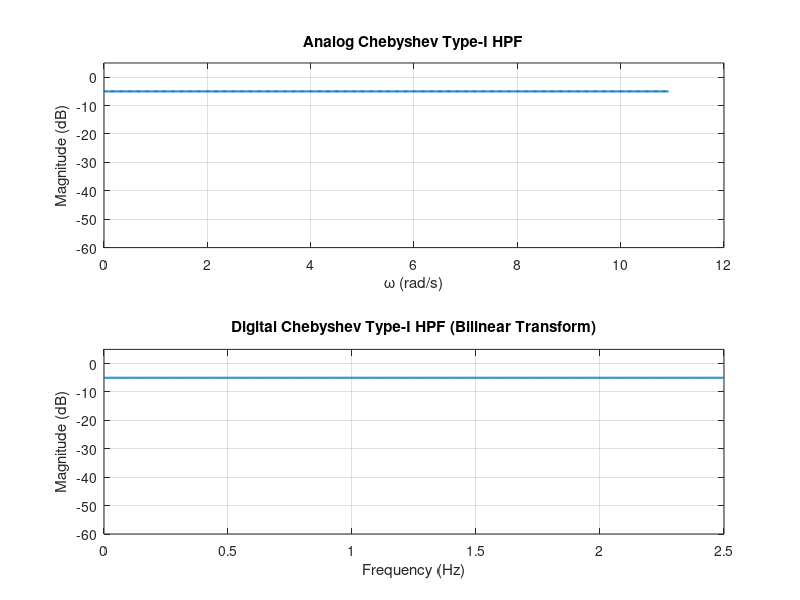

Here is the MATLAB script that generated this plot:
clc;
clear;

omega_p = input('Enter passband edge frequency (rad/s): ');
omega_s = input('Enter stopband edge frequency (rad/s): ');
Ap = input('Enter passband ripple (dB): ');
As = input('Enter stopband attenuation (dB): ');
fs = input('Enter sampling frequency (Hz): ');

T = 1 / fs;

omega_p = (2 / T) * tan(omega_p * T / 2);
omega_s = (2 / T) * tan(omega_s * T / 2);

temp = omega_p;
omega_p = omega_s;
omega_s = temp;

del_p = 10^(-Ap / 20);
del_s = 10^(-As / 20);

a = (1 / del_s^2) - 1;
b = (1 / del_p^2) - 1;
eps = sqrt(b);
c = acosh(omega_s / omega_p);
x = acosh(sqrt(a / b)) / c;

N = 0;
while N < x
    N = N + 1;
end

disp(['Analog Chebyshev Filter order N = ', num2str(N)]);

temp = N;
while temp >= 2
    temp = temp - 2;
end

if temp == 0
    N_odd = false;
else
    N_odd = true;
end

omega_p = 1;
yN = ((sqrt(1 + 1 / eps^2) + 1 / eps)^(1 / N) - (sqrt(1 + 1 / eps^2) + 1 / eps)^(-1 / N)) / 2;

w = linspace(0, 2 * omega_s, 500);
Ha = zeros(size(w));

if N_odd
    for idx = 1:length(w)
        s = 1j * w(idx);
        s = omega_s / s;
        H = (omega_p^N * yN) / (s + omega_p * yN);
        num = 1;
        deno = 1;
        for k = 1:(N - 1) / 2
            ck = yN^2 + (cos((2 * k - 1) * pi / (2 * N)))^2;
            bk = 2 * yN * sin((2 * k - 1) * pi / (2 * N));
            num = num * ck;
            deno = deno * (s^2 + bk * omega_p * s + ck * omega_p^2);
        end
        Ha(idx) = abs(H * num / deno);
    end
else
    for idx = 1:length(w)
        s = 1j * w(idx);
        s = omega_s / s;
        H = omega_p^N / sqrt(1 + eps^2);
        num = 1;
        deno = 1;
        for k = 1:(N / 2)
            ck = yN^2 + (cos((2 * k - 1) * pi / (2 * N)))^2;
            bk = 2 * yN * sin((2 * k - 1) * pi / (2 * N));
            num = num * ck;
            deno = deno * (s^2 + bk * omega_p * s + ck * omega_p^2);
        end
        Ha(idx) = abs(H * num / deno);
    end
end

Nfft = 1024;
wd = linspace(0, pi, Nfft);
Hd_blt = zeros(size(wd));

for idx = 1:length(wd)
    z = exp(1j * wd(idx));
    s = (2 / T) * (1 - z^-1) / (1 + z^-1);
    s = omega_s / s;
    if N_odd
        H = (omega_p^N * yN) / (s + omega_p * yN);
        num = 1;
        deno = 1;
        for k = 1:(N - 1) / 2
            ck = yN^2 + (cos((2 * k - 1) * pi / (2 * N)))^2;
            bk = 2 * yN * sin((2 * k - 1) * pi / (2 * N));
            num = num * ck;
            deno = deno * (s^2 + bk * omega_p * s + ck * omega_p^2);
        end
        Hd_blt(idx) = H * num / deno;
    else
        H = omega_p^N / sqrt(1 + eps^2);
        num = 1;
        deno = 1;
        for k = 1:(N / 2)
            ck = yN^2 + (cos((2 * k - 1) * pi / (2 * N)))^2;
            bk = 2 * yN * sin((2 * k - 1) * pi / (2 * N));
            num = num * ck;
            deno = deno * (s^2 + bk * omega_p * s + ck * omega_p^2);
        end
        Hd_blt(idx) = H * num / deno;
    end
end

figure;
subplot(2, 1, 1);
plot(w, 20 * log10(Ha), 'LineWidth', 1.5);
xlabel('\omega (rad/s)');
ylabel('Magnitude (dB)');
title('Analog Chebyshev Type-I HPF');
grid on;
ylim([-60 5]);

subplot(2, 1, 2);
fHz = wd * fs / (2 * pi);
plot(fHz, 20 * log10(abs(Hd_blt)), 'LineWidth', 1.5);
xlabel('Frequency (Hz)');
ylabel('Magnitude (dB)');
title('Digital Chebyshev Type-I HPF (Bilinear Transform)');
grid on;
ylim([-60 5]);
